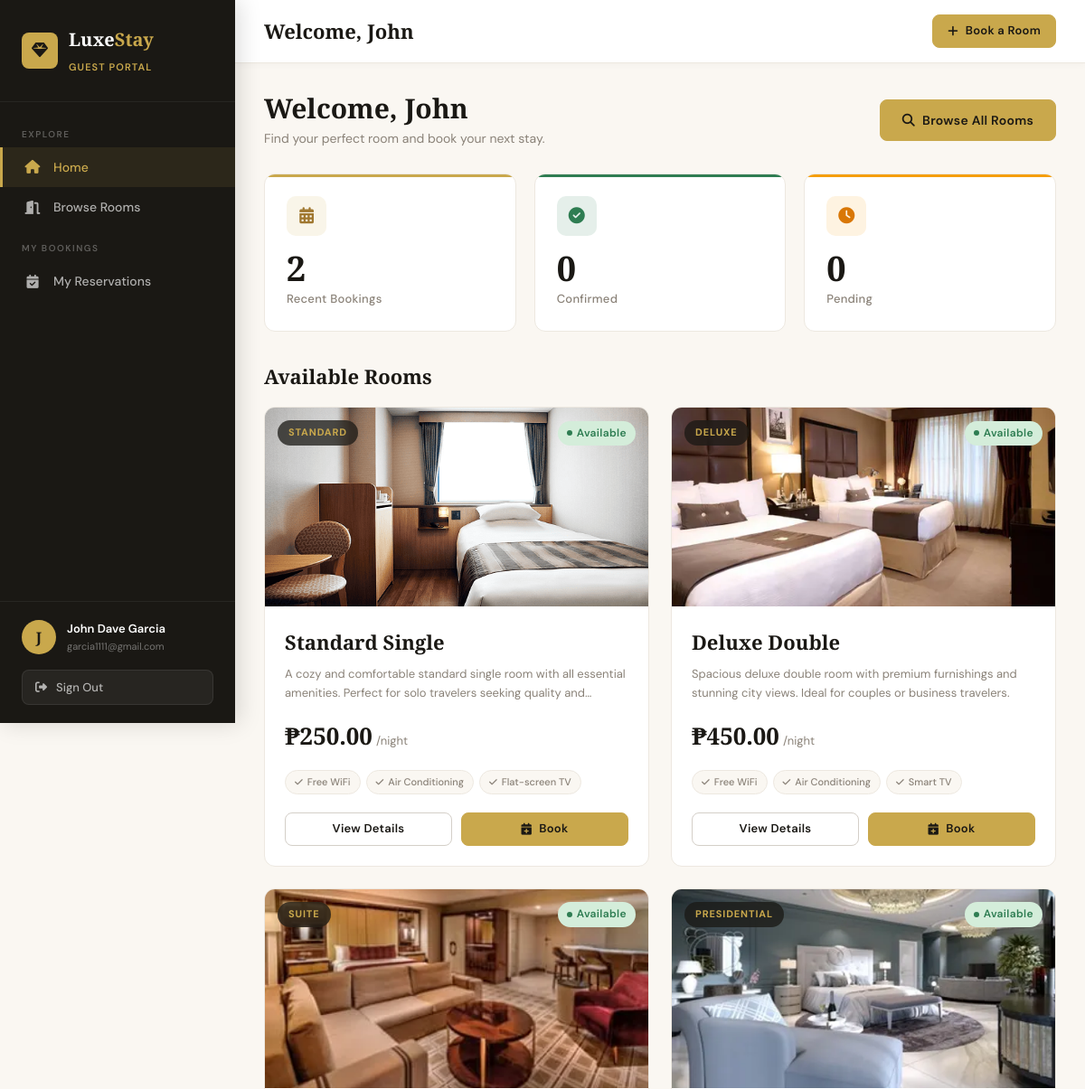
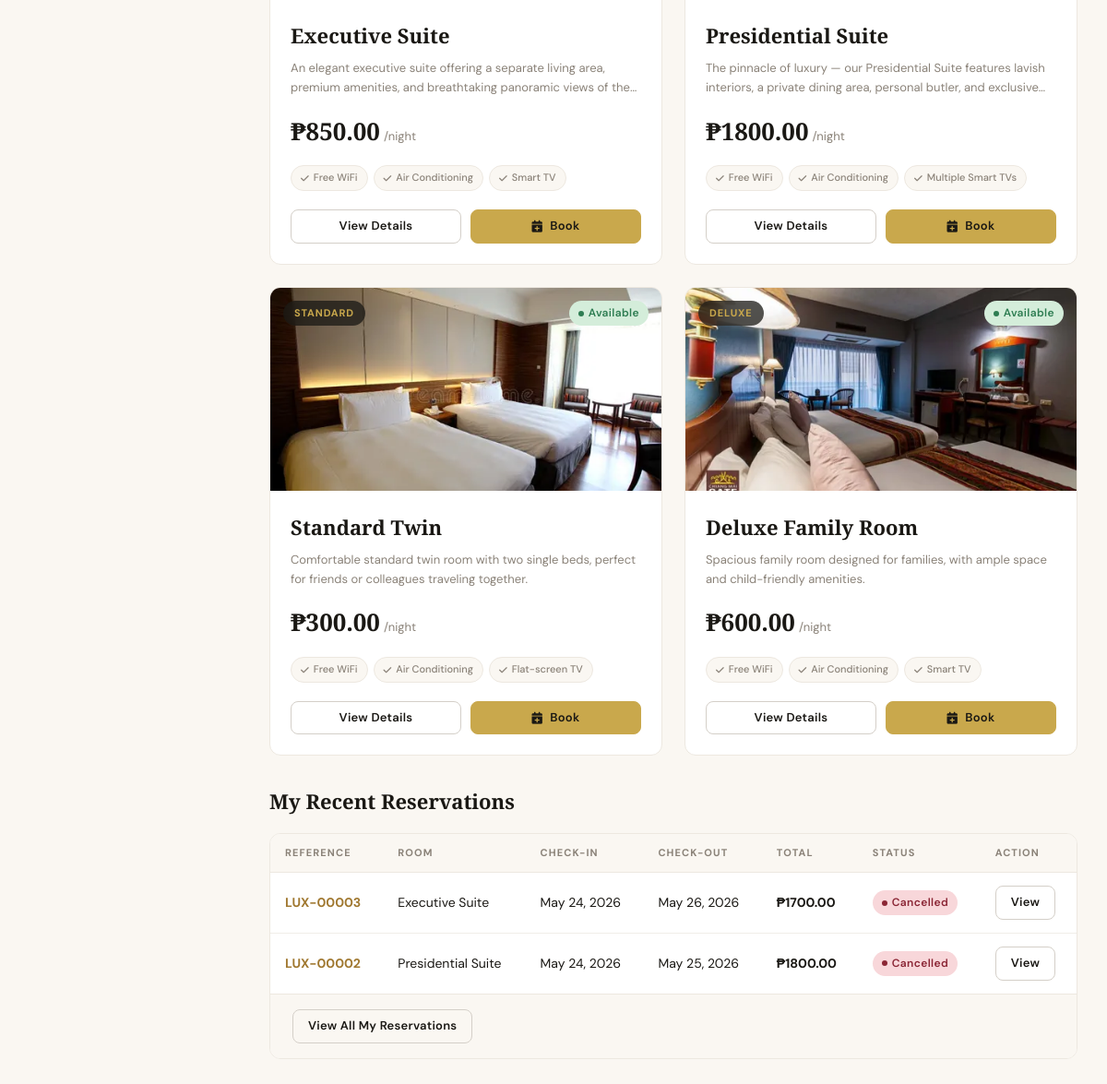
Screenshot of /customer/dashboard (signed in) with the database file from the repository (2 pictures, top to bottom).
### app/models/user.py (models this page shows, shortened)
class User(db.Model, UserMixin):
    __tablename__ = 'users'
    id = db.Column(db.Integer, primary_key=True)
    fullname = db.Column(db.String(150), nullable=False)
    email = db.Column(db.String(150), unique=True, nullable=False)
    password = db.Column(db.String(256), nullable=False)
    phone = db.Column(db.String(20), nullable=True)
    role = db.Column(db.String(20), nullable=False, default='customer')
    created_at = db.Column(db.DateTime, default=datetime.utcnow)
    reservations = db.relationship('Reservation', backref='customer', lazy=True)
    def is_admin(self):
        return self.role == 'admin'

### app/models/room.py (models this page shows, shortened)
class Room(db.Model):
    __tablename__ = 'rooms'
    id = db.Column(db.Integer, primary_key=True)
    room_number = db.Column(db.String(20), unique=True, nullable=False)
    room_name = db.Column(db.String(100), nullable=False)
    room_type = db.Column(db.String(50), nullable=False)
    price = db.Column(db.Float, nullable=False)
    description = db.Column(db.Text, nullable=True)
    amenities = db.Column(db.Text, nullable=True)
    image = db.Column(db.String(256), nullable=True, default='default_room.jpg')
    availability = db.Column(db.Boolean, default=True)
    created_at = db.Column(db.DateTime, default=datetime.utcnow)
    reservations = db.relationship('Reservation', backref='room', lazy=True)
    def get_amenities_list(self):
        if self.amenities:
            return [a.strip() for a in self.amenities.split(',')]
        return []

### app/models/reservation.py (models this page shows, shortened)
class Reservation(db.Model):
    __tablename__ = 'reservations'
    id = db.Column(db.Integer, primary_key=True)
    user_id = db.Column(db.Integer, db.ForeignKey('users.id'), nullable=False)
    room_id = db.Column(db.Integer, db.ForeignKey('rooms.id'), nullable=False)
    fullname = db.Column(db.String(150), nullable=False)
    email = db.Column(db.String(150), nullable=False)
    phone = db.Column(db.String(20), nullable=False)
    check_in = db.Column(db.Date, nullable=False)
    check_out = db.Column(db.Date, nullable=False)
    arrival_time = db.Column(db.String(20), nullable=True)
    guests = db.Column(db.Integer, nullable=False, default=1)
    special_requests = db.Column(db.Text, nullable=True)
    status = db.Column(db.String(20), nullable=False, default='pending')  # pending, confirmed, cancelled
    created_at = db.Column(db.DateTime, default=datetime.utcnow)
    updated_at = db.Column(db.DateTime, default=datetime.utcnow, onupdate=datetime.utcnow)
    def nights(self):
        delta = self.check_out - self.check_in
        return delta.days
    def total_price(self):
        return self.nights() * self.room.price
    def booking_reference(self):
        return f'LUX-{self.id:05d}'

### app/routes/customer.py (the view)
@customer_bp.route('/dashboard')
@login_required
def dashboard():
    if current_user.is_admin():
        return redirect(url_for('admin.dashboard'))
    rooms = Room.query.filter_by(availability=True).all()
    my_reservations = Reservation.query.filter_by(user_id=current_user.id).order_by(Reservation.created_at.desc()).limit(3).all()
    return render_template('customer/dashboard.html', rooms=rooms, my_reservations=my_reservations)

### app/templates/customer/dashboard.html (shortened to what this page needs)
{% extends "customer/base_customer.html" %}
{% block page_title %}Welcome, {{ current_user.fullname.split()[0] }}{% endblock %}
{% block customer_content %}
<div class="page-header">
  <div class="page-header-left">
    <h1>Welcome, {{ current_user.fullname.split()[0] }}</h1>
    <p>Find your perfect room and book your next stay.</p>
  </div>
  <a href="{{ url_for('customer.browse_rooms') }}" class="btn btn-gold"><i class="fas fa-search"></i> Browse All Rooms</a>
</div>
{% set total_b = my_reservations|length %}
{% set confirmed_b = my_reservations|selectattr('status','equalto','confirmed')|list|length %}
<div class="stats-grid" style="grid-template-columns:repeat(3,1fr);">
  <div class="stat-card gold">
    <div class="stat-icon"><i class="fas fa-calendar-alt"></i></div>
    <div class="stat-value">{{ my_reservations|length }}</div>
    <div class="stat-label">Recent Bookings</div>
  </div>
  <div class="stat-card green">
    <div class="stat-icon"><i class="fas fa-check-circle"></i></div>
    <div class="stat-value">{{ my_reservations|selectattr('status','equalto','confirmed')|list|length }}</div>
    <div class="stat-label">Confirmed</div>
  </div>
  <div class="stat-card amber">
    <div class="stat-icon"><i class="fas fa-clock"></i></div>
    <div class="stat-value">{{ my_reservations|selectattr('status','equalto','pending')|list|length }}</div>
    <div class="stat-label">Pending</div>
  </div>
</div>
<div class="section-title">Available Rooms</div>
{% if rooms %}
<div class="rooms-grid">
  {% for room in rooms[:6] %}
  <div class="room-card">
    <div class="room-card-image">
      <img src="{{ url_for('static', filename='uploads/rooms/' + room.image) }}"
           alt="{{ room.room_name }}"
           onerror="this.src='https://images.unsplash.com/photo-1631049307264-da0ec9d70304?w=600&q=80'">
      <div class="room-type-badge">{{ room.room_type }}</div>
      <div class="room-status"><span class="badge badge-available">Available</span></div>
    </div>
    <div class="room-card-body">
      <div class="room-card-name">{{ room.room_name }}</div>
      <div class="room-card-desc">{{ room.description }}</div>
      <div class="room-card-price">
        <span class="room-price-amount">₱{{ "%.2f"|format(room.price) }}</span>
        <span class="room-price-per">/night</span>
      </div>
      <div class="room-amenities">
        {% for a in room.get_amenities_list()[:3] %}
          <span class="amenity-tag"><i class="fas fa-check"></i>{{ a }}</span>
        {% endfor %}
      </div>
      <div class="room-card-footer">
        <a href="{{ url_for('customer.room_detail', room_id=room.id) }}" class="btn btn-outline btn-sm" style="flex:1;justify-content:center;">View Details</a>
        <a href="{{ url_for('customer.book_room', room_id=room.id) }}" class="btn btn-gold btn-sm" style="flex:1;justify-content:center;"><i class="fas fa-calendar-plus"></i> Book</a>
      </div>
    </div>
  </div>
  {% endfor %}
</div>
{% else %}
<div class="empty-state">
  <i class="fas fa-door-open"></i>
  <h3>No Rooms Available</h3>
  <p>Please check back later.</p>
</div>
{% endif %}
{% if my_reservations %}
<div class="section-title mt-32">My Recent Reservations</div>
<div class="card">
  <div class="table-wrapper">
    <table>
      <thead>
        <tr><th>Reference</th><th>Room</th><th>Check-in</th><th>Check-out</th><th>Total</th><th>Status</th><th>Action</th></tr>
      </thead>
      <tbody>
        {% for res in my_reservations %}
        <tr>
          <td><strong style="color:var(--gold-dark);">{{ res.booking_reference() }}</strong></td>
          <td>{{ res.room.room_name }}</td>
          <td>{{ res.check_in.strftime('%b %d, %Y') }}</td>
          <td>{{ res.check_out.strftime('%b %d, %Y') }}</td>
          <td><strong>₱{{ "%.2f"|format(res.total_price()) }}</strong></td>
          <td><span class="badge badge-{{ res.status }}">{{ res.status }}</span></td>
          <td><a href="{{ url_for('customer.reservation_detail', res_id=res.id) }}" class="btn btn-outline btn-sm">View</a></td>
        </tr>
        {% endfor %}
      </tbody>
    </table>
  </div>
  <div class="card-footer">
    <a href="{{ url_for('customer.my_reservations') }}" class="btn btn-outline btn-sm">View All My Reservations</a>
  </div>
</div>
{% endif %}
{% endblock %}

### app/templates/customer/base_customer.html (shortened to what this page needs)
{% extends "base.html" %}
{% block content %}
<div class="app-layout">
  <aside class="sidebar" id="sidebar">
    <div class="sidebar-header">
      <div class="sidebar-logo">
        <div class="logo-icon"><i class="fas fa-gem"></i></div>
        <div>
          <div class="logo-name">Luxe<span>Stay</span></div>
          <div class="sidebar-role">Guest Portal</div>
        </div>
      </div>
    </div>
    <nav class="sidebar-nav">
      <div class="nav-section">
        <div class="nav-section-label">Explore</div>
        <a href="{{ url_for('customer.dashboard') }}" class="nav-link {% if request.endpoint == 'customer.dashboard' %}active{% endif %}">
          <i class="fas fa-home"></i> Home
        </a>
        <a href="{{ url_for('customer.browse_rooms') }}" class="nav-link {% if request.endpoint in ['customer.browse_rooms','customer.room_detail'] %}active{% endif %}">
          <i class="fas fa-door-open"></i> Browse Rooms
        </a>
      </div>
      <div class="nav-section">
        <div class="nav-section-label">My Bookings</div>
        <a href="{{ url_for('customer.my_reservations') }}" class="nav-link {% if 'reservation' in request.endpoint and request.endpoint != 'customer.dashboard' %}active{% endif %}">
          <i class="fas fa-calendar-check"></i> My Reservations
        </a>
      </div>
    </nav>
    <div class="sidebar-footer">
      <div class="sidebar-user">
        <div class="sidebar-avatar">{{ current_user.fullname[0] }}</div>
        <div class="sidebar-user-info">
          <div class="name">{{ current_user.fullname }}</div>
          <div class="email">{{ current_user.email }}</div>
        </div>
      </div>
      <form action="{{ url_for('auth.logout') }}" method="GET">
        <button type="submit" class="btn-logout"><i class="fas fa-sign-out-alt"></i> Sign Out</button>
      </form>
    </div>
  </aside>
  <div class="main-content">
    <header class="topbar">
      <div class="d-flex align-center gap-12">
        <div class="topbar-title">{% block page_title %}Dashboard{% endblock %}</div>
      </div>
      <div class="topbar-actions">
        <a href="{{ url_for('customer.browse_rooms') }}" class="btn btn-gold btn-sm"><i class="fas fa-plus"></i> Book a Room</a>
      </div>
    </header>
    <div class="page-content">
      {% block customer_content %}{% endblock %}
    </div>
  </div>
</div>
{% endblock %}

### app/templates/base.html (shortened to what this page needs)
<!DOCTYPE html>
<html lang="en">
<head>
    <link rel="stylesheet" href="https://cdnjs.cloudflare.com/ajax/libs/font-awesome/6.5.0/css/all.min.css">
    <link rel="stylesheet" href="{{ url_for('static', filename='css/style.css') }}">
</head>
<body class="{% block body_class %}{% endblock %}">
{% block content %}{% endblock %}
</body>
</html>

### rows the page displays
User: fullname "J", fullname "John Dave Garcia", email "garcia1111@gmail.com", fullname "John"
Room: image (picture), room_type "STANDARD", room_name "Standard Single", description "A cozy and comfortable standard single room with all essential amenities. Perfect for solo travelers seeking quality…", price "250.00", 3 "Free WiFi" "Air Conditioning" "Flat-screen TV"
Room: image (picture), room_type "DELUXE", room_name "Deluxe Double", description "Spacious deluxe double room with premium furnishings and stunning city views. Ideal for couples or business travelers.", price "450.00", 3 "Free WiFi" "Air Conditioning" "Smart TV"
Room: image (picture), room_type "SUITE", room_name "Executive Suite", description "An elegant executive suite offering a separate living area, premium amenities, and breathtaking panoramic views of…", price "850.00", 3 "Free WiFi" "Air Conditioning" "Smart TV"
Room: image (picture), room_type "PRESIDENTIAL", room_name "Presidential Suite", description "The pinnacle of luxury — our Presidential Suite features lavish interiors, a private dining area, personal butler, and…", price "1800.00", 3 "Free WiFi" "Air Conditioning" "Multiple Smart TVs"
Room: image (picture), room_type "STANDARD", room_name "Standard Twin", description "Comfortable standard twin room with two single beds, perfect for friends or colleagues traveling together.", price "300.00", 3 "Free WiFi" "Air Conditioning" "Flat-screen TV"
Room: image (picture), room_type "DELUXE", room_name "Deluxe Family Room", description "Spacious family room designed for families, with ample space and child-friendly amenities.", price "600.00", 3 "Free WiFi" "Air Conditioning" "Smart TV"
Reservation: booking_reference "LUX-00003", room.room_name "Executive Suite", check_in "May 24, 2026", check_out "May 26, 2026", total_price "1700.00", status "Cancelled"
Reservation: booking_reference "LUX-00002", room.room_name "Presidential Suite", check_in "May 24, 2026", check_out "May 25, 2026", total_price "1800.00", status "Cancelled"

### other values shown
{{ my_reservations|length }} "2"
{{ my_reservations|selectattr('status','equalto','confirmed')|list|length }} "0"
{{ my_reservations|selectattr('status','equalto','pending')|list|length }} "0"
